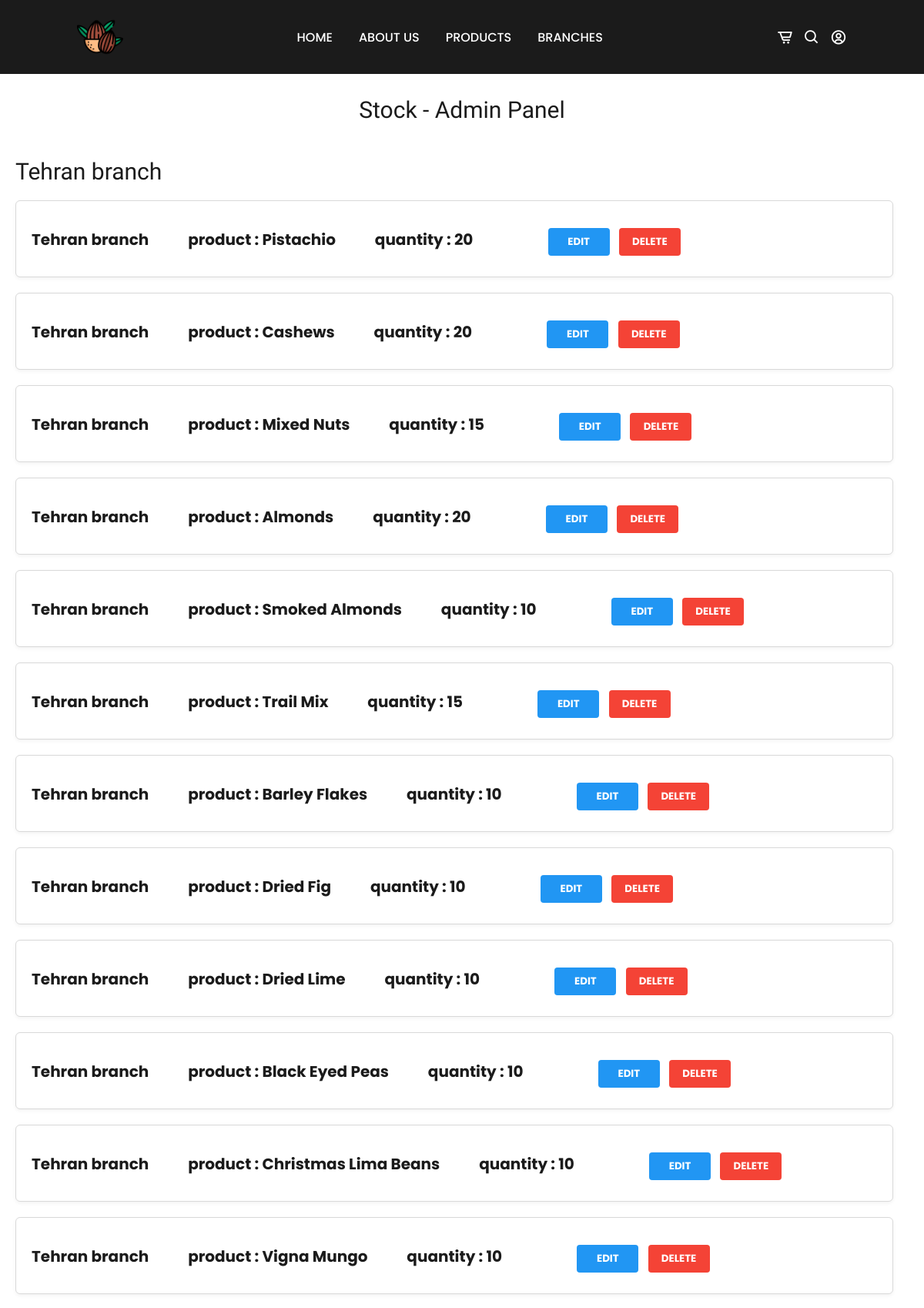
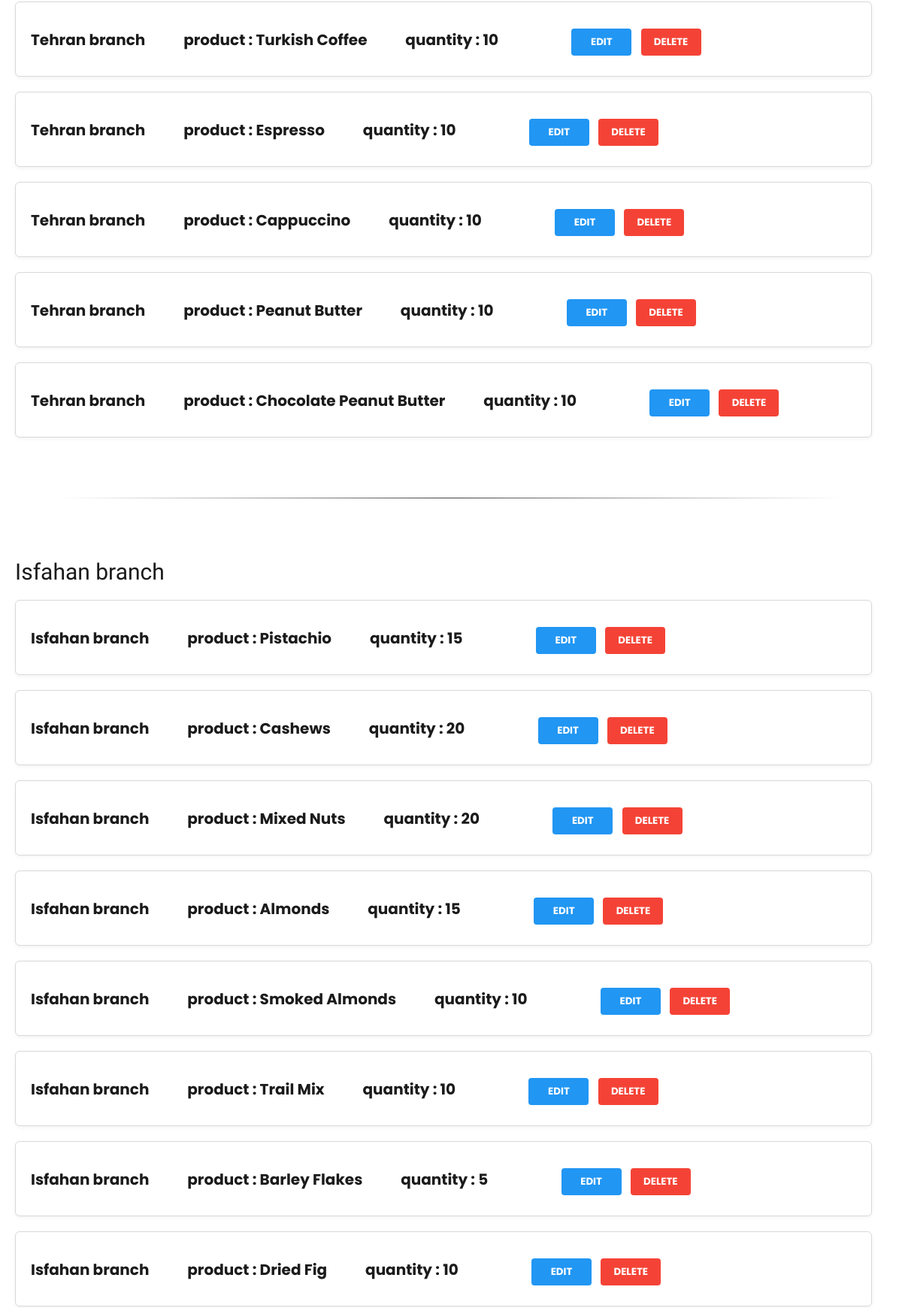
The app's page /panel/stock/ (upper part) with its own data (2 pictures, top to bottom).
### pages/models.py (models this page shows, shortened)
class InventoryProduct(models.Model):
    name = models.ForeignKey(Product, on_delete=models.CASCADE)
    inventory = models.ForeignKey(Inventory, on_delete=models.CASCADE)
    quantity = models.PositiveIntegerField(default=20)

class Inventory(models.Model):
    name = models.CharField(max_length=50 , blank=True)
    city = models.ForeignKey('City' , on_delete=models.CASCADE)
    address = models.CharField(max_length=50 , blank=True)
    phone = models.CharField(max_length=50 , blank=True)
    def __str__(self):
        return self.name

class Product(models.Model):
    name = models.CharField(max_length=50 , blank=False , null=False)
    price = models.DecimalField(max_digits=10,decimal_places=2)
    img = models.ImageField()
    quality = models.CharField(max_length= 50 , choices=[('high quality','high quality') ,
                                                         ('medium quality','medium quality') ,
                                                         ('low quality','low quality')])
    supplier = models.ManyToManyField('Supplier')
    category = models.ForeignKey('Category', on_delete=models.CASCADE)
    created_at   = models.DateTimeField(auto_now_add=True)
    expiration_at = models.DateField(default=datetime.now()+timedelta(days=730))
    def __str__(self):
        return self.name

### pages/views.py (the view)
# urls.py: path('panel/stock/',StockListView.as_view(),name='stock_view'),
class StockListView(ListView):
    model = InventoryProduct
    template_name = 'panel/stock/stock_view.html'

### templates/panel/stock/stock_view.html (shortened to what this page needs)
{% extends 'register_base.html' %}
{% load static %}
    {% block styles %}
    <link rel="stylesheet" type="text/css" href="{% static 'css/stylesListView3.css' %}">
    {% endblock %}
{% block content %}
<br><br>
<p style="text-align:center" class="title">Stock - Admin Panel</p>
<br>
    <p class="branch">Tehran branch<p>
    {% for inventoryproduct in inventoryproduct_list %}
        {% if inventoryproduct.inventory.name == 'Tehran branch' %}
        <div class="list-item">
            <div class="list-title">{{ inventoryproduct.inventory }} &nbsp;&nbsp;&nbsp;&nbsp;&nbsp;&nbsp;&nbsp;&nbsp;&nbsp;&nbsp;
                product : {{ inventoryproduct.name }} &nbsp;&nbsp;&nbsp;&nbsp;&nbsp;&nbsp;&nbsp;&nbsp;&nbsp;&nbsp;
                quantity : {{ inventoryproduct.quantity }} &nbsp;&nbsp;&nbsp;&nbsp;&nbsp;&nbsp;&nbsp;&nbsp;&nbsp;&nbsp;&nbsp;&nbsp;&nbsp;&nbsp;&nbsp;&nbsp;&nbsp;&nbsp;&nbsp;&nbsp;
            <span class="list-buttons">
                <a href="{% url 'stock_update' inventoryproduct.pk %}"><button class="button-edit">Edit</button></a>
                <a href="{% url 'stock_delete' inventoryproduct.pk %}"><button class="button-delete">Delete</button></a>
            </span>
        </div>
        </div>
        {% endif %}
    {% endfor %}
    <hr>
    <p class="branch">Isfahan branch<p>
        {% for inventoryproduct in inventoryproduct_list %}
            {% if inventoryproduct.inventory.name == 'Isfahan branch' %}
            <div class="list-item">
                <div class="list-title">{{ inventoryproduct.inventory }} &nbsp;&nbsp;&nbsp;&nbsp;&nbsp;&nbsp;&nbsp;&nbsp;&nbsp;&nbsp;
                    product : {{ inventoryproduct.name }} &nbsp;&nbsp;&nbsp;&nbsp;&nbsp;&nbsp;&nbsp;&nbsp;&nbsp;&nbsp;
                    quantity : {{ inventoryproduct.quantity }} &nbsp;&nbsp;&nbsp;&nbsp;&nbsp;&nbsp;&nbsp;&nbsp;&nbsp;&nbsp;&nbsp;&nbsp;&nbsp;&nbsp;&nbsp;&nbsp;&nbsp;&nbsp;&nbsp;&nbsp;
                <span class="list-buttons">
                    <button class="button-edit">Edit</button>
                    <button class="button-delete">Delete</button>
                </span>
            </div>
            </div>
            {% endif %}
        {% endfor %}
{% endblock %}

### static/css/stylesHome.css (style rules this page uses)
* { font-family: 'Poppins', sans-serif; margin: 0; padding: 0; box-sizing: border-box; scroll-padding-top: 4rem; scroll-behavior: smooth; list-style: none; text-decoration: none; }
:root { --main-color:#bc9667; --second-color:#edeae3; --text-color:#1b1b1b; --bg-color:#ffffff; --box-shadow: 2px 2px 10px 4px rgb(14 55 54 / 15%); }
body { color: var(--text-color); }
hr { background-color: #fff; padding: 0; margin: 0px; border: 0; height: 0.5px; background-image: linear-gradient(to right, rgba(0, 0, 0, 0), rgba(0, 0, 0, 0.75), rgba(0, 0, 0, 0)); }

### static/css/stylesListView3.css (style rules this page uses)
.branch { font-family: 'Raleway', sans-serif; font-size: 30px; margin: 20px 20px; }
.title { font-family: 'Raleway', sans-serif; font-size: 30px; }
.list-item { width: 95%; height: 100px; margin: 20px 20px; padding: 20px; background-color: #fff; border: 1px solid #d9d9d9; box-shadow: 0 2px 5px rgba(0, 0, 0, 0.05); border-radius: 6px; transition: box-shadow 0.3s ease; }
.list-title { font-size: 20px; font-weight: bold; margin: 10px 0; }
.list-buttons { margin-top: 10px; align-items: right; justify-content: right; }
.button-edit, .button-delete { margin: 5px 4px; padding: 8px 16px; border-radius: 4px; background-color: #2196F3; color: #fff; font-weight: bold; text-transform: uppercase; border: none; cursor: pointer; transition: background-color 0.3s ease; width: 80px; text-align: center; }
.button-delete { background-color: #F44336; }
.list-item:before, .list-item:after { content: ''; display: table; }
.list-item:after { clear: both; }
hr { background-color: #fff; padding: 0; margin: 80px; border: 0; height: 1px; background-image: linear-gradient(to right, rgba(0, 0, 0, 0), rgba(0, 0, 0, 0.75), rgba(0, 0, 0, 0)); }

### records on screen
InventoryProduct: inventory "Tehran branch", name "Pistachio", quantity "20"
InventoryProduct: inventory "Tehran branch", name "Cashews", quantity "20"
InventoryProduct: inventory "Tehran branch", name "Mixed Nuts", quantity "15"
InventoryProduct: inventory "Tehran branch", name "Almonds", quantity "20"
InventoryProduct: inventory "Tehran branch", name "Smoked Almonds", quantity "10"
InventoryProduct: inventory "Tehran branch", name "Trail Mix", quantity "15"
InventoryProduct: inventory "Tehran branch", name "Barley Flakes", quantity "10"
InventoryProduct: inventory "Tehran branch", name "Dried Fig", quantity "10"
InventoryProduct: inventory "Tehran branch", name "Dried Lime", quantity "10"
InventoryProduct: inventory "Tehran branch", name "Black Eyed Peas", quantity "10"
InventoryProduct: inventory "Tehran branch", name "Christmas Lima Beans", quantity "10"
InventoryProduct: inventory "Tehran branch", name "Vigna Mungo", quantity "10"
InventoryProduct: inventory "Tehran branch", name "Turkish Coffee", quantity "10"
InventoryProduct: inventory "Tehran branch", name "Espresso", quantity "10"
InventoryProduct: inventory "Tehran branch", name "Cappuccino", quantity "10"
InventoryProduct: inventory "Tehran branch", name "Peanut Butter", quantity "10"
InventoryProduct: inventory "Tehran branch", name "Chocolate Peanut Butter", quantity "10"
InventoryProduct: inventory "Isfahan branch", name "Pistachio", quantity "15"
InventoryProduct: inventory "Isfahan branch", name "Cashews", quantity "20"
InventoryProduct: inventory "Isfahan branch", name "Mixed Nuts", quantity "20"
InventoryProduct: inventory "Isfahan branch", name "Almonds", quantity "15"
InventoryProduct: inventory "Isfahan branch", name "Smoked Almonds", quantity "10"
InventoryProduct: inventory "Isfahan branch", name "Trail Mix", quantity "10"
InventoryProduct: inventory "Isfahan branch", name "Barley Flakes", quantity "5"
InventoryProduct: inventory "Isfahan branch", name "Dried Fig", quantity "10"
